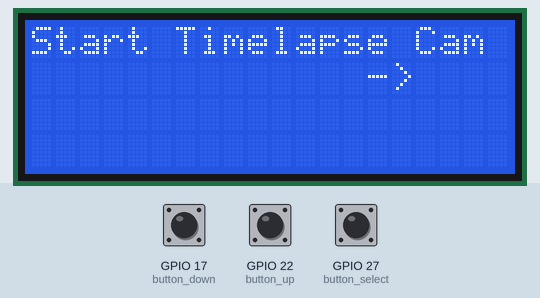
Simulated run of this program. Board: Raspberry Pi (BCM pin numbers). Shown: 20×4 character LCD. The test bench sets the inputs (shaded band); at power-on: GPIO 27 (button_select) HIGH, GPIO 22 (button_up) HIGH, GPIO 17 (button_down) HIGH. The clock reads 2024-03-15 10:24:30 at power-on unless the program sets it; the camera gives no picture and a still takes 0.5 s; what the program prints to the terminal is not drawn.

Above: at 3.3 s.
3.4 s: GPIO 27 (button_select) pulled LOW for 0.15 s
At 4.3 s:
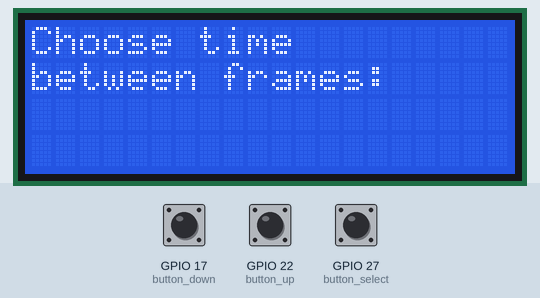
6.5 s: GPIO 22 (button_up) pulled LOW for 3.2 s
At 9.7 s:
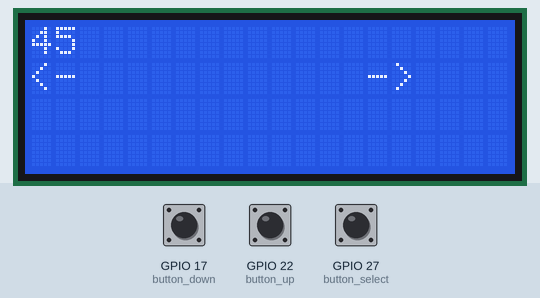
11.2 s: GPIO 27 (button_select) pulled LOW for 1 s
At 14.4 s:
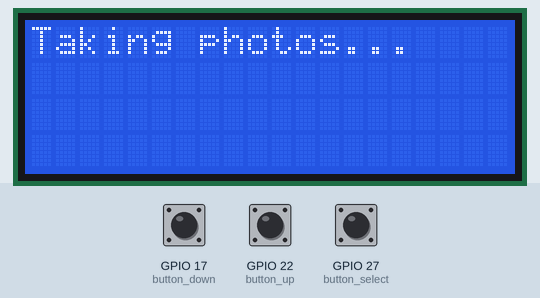
14.7 s: GPIO 27 (button_select) pulled LOW for 0.15 s
At 15.9 s:
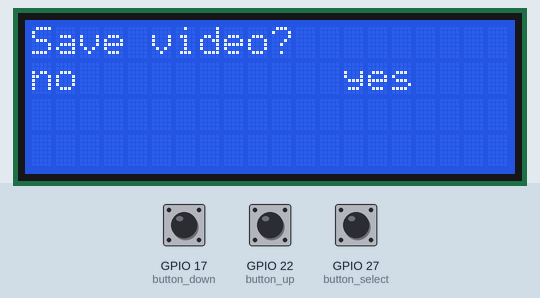
16.3 s: GPIO 22 (button_up) pulled LOW for 0.15 s
At 17.7 s:
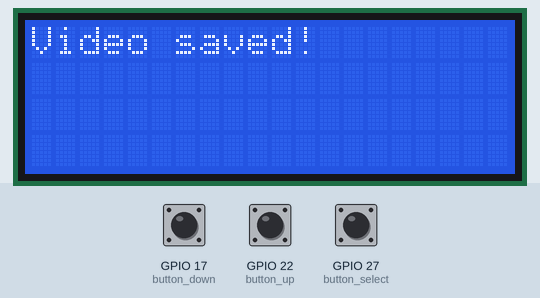
19.4 s: GPIO 17 (button_down) pulled LOW for 1 s
Timing chart, 0 to 22.4 s (numbered marks = the images above; inputs shaded):
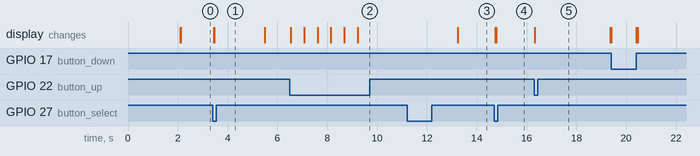

Measured:
- after the input at 3.4 s, the display: first changes at once (image 1 shows a later state)
- after the input at 6.5 s, the display: first changes at once (image 2 shows a later state)
- after the input at 11.2 s, the display: changes after 2.0 s (image 3)
- after the input at 14.7 s, the display: first changes at once (image 4 shows a later state)
- after the input at 16.3 s, the display: changes at once (image 5)

The program:

TimelapseProject.py
```python
from RPLCD.i2c import CharLCD
from time import sleep
from gpiozero import Button
from picamera2 import Picamera2
from datetime import datetime
import os
import time
import subprocess
import shutil

button_down = Button(17)
button_select = Button(27)
button_up = Button(22)

lcd = CharLCD('PCF8574', 0x3f)

lcd.write_string("Loading...")
sleep(2)
lcd.clear()

menu = ["Start Timelapse Cam", "      Help", "      Info"]
menuTime = ["5", "10", "15", "20", "25", "30", "45", "60", "120"]
key = 0
keyTime = 0


def show_info_on_lcd():
    lcd.clear()

    # Afișează data
    lcd.write_string(f"Date: 19.05.2025")
    sleep(2)

    # Afișează numele proiectului
    lcd.clear()
    lcd.write_string("Timelapse Cam")
    sleep(2)

    # Afișează persoanele implicate
    lcd.clear()
    lcd.cursor_pos = (0, 0)
    lcd.write_string("Created by:")
    lcd.cursor_pos = (1, 0)
    lcd.write_string("Maria & Stefan")
    sleep(3)

    lcd.clear()
    lcd.write_string("Have fun! :)")
    sleep(2)

    lcd.clear()


def createVideo(now):
    year = now.strftime("%Y")
    month_name = now.strftime("%B")
    day = now.strftime("%d")

    # Folderul cu poze
    photos_path = f"/home/raspberrypi/Timelapse_Cam/Photo/{year}/{month_name}/{day}"
    # Folderul unde salvezi video-ul
    video_path = f"/home/raspberrypi/Timelapse_Cam/Video/{year}/{month_name}/{day}"
    # Creează folderul pentru video dacă nu există
    os.makedirs(video_path, exist_ok=True)

    timestamp = datetime.now().strftime("%H-%M-%S")
    output_video = os.path.join(video_path, f"video {timestamp}.mp4")


    # Temporary directory to hold renamed images
    temp_dir = os.path.join(photos_path, "temp_ffmpeg")
    os.makedirs(temp_dir, exist_ok=True)

    # Get and sort all jpg files
    all_photos = sorted([
        f for f in os.listdir(photos_path)
        if f.lower().endswith(".jpg") and os.path.isfile(os.path.join(photos_path, f))
    ])

    print(f"Found {len(all_photos)} photos.")

    if not all_photos:
        print("❌ No photos found to process.")
        return

    # Copy and rename photos as image_00001.jpg, etc.
    for i, original_name in enumerate(all_photos):
        src = os.path.join(photos_path, original_name)
        dst = os.path.join(temp_dir, f"image_{i:05}.jpg")
        print(f"Copying {src} -> {dst}")
        shutil.copy2(src, dst)

    # FFmpeg command
    cmd = [
        "ffmpeg",
        "-y",
        "-framerate", "10",
        "-i", "image_%05d.jpg",
        "-c:v", "libx264",
        "-pix_fmt", "yuv420p",
        output_video
    ]

    print(f"Running FFmpeg in: {temp_dir}")
    subprocess.run(cmd, cwd=temp_dir)

    shutil.rmtree(temp_dir)
    print(f"✅ Video created: {output_video}")


picam2 = Picamera2()
picam2.start()
def TimelapseCam(interval):
    interval = float(interval)
    sleep(2)
    lcd.clear()
    lcd.write_string("Taking photos...")

    # Obține data curentă
    now = datetime.now()
    year = now.strftime("%Y")
    month_name = now.strftime("%B")
    day = now.strftime("%d")

    # Creează calea completă pentru salvare
    base_path = f"/home/raspberrypi/Timelapse_Cam/Photo/{year}/{month_name}/{day}"
    os.makedirs(base_path, exist_ok=True)
    ok = 0
    nr = 1
    while True:
        start_time = time.time()

        timestamp = datetime.now().strftime("%H-%M-%S")
        filename = os.path.join(base_path, f"image_{timestamp}.jpg")
        picam2.capture_file(filename)
        print(f"Captured {filename}")


        while time.time() - start_time < interval:
            if button_select.is_pressed:
                lcd.clear()
                lcd.write_string("Timelapse Cam stopped.")
                ok = 1
                break

        if ok == 1:
            break
        # Aici se poate modifica intervalul dintre poze
        # sleep(time)

    lcd.clear()
    lcd.clear()
    lcd.cursor_pos = (0, 0)
    lcd.write_string("Save video?")

    lcd.cursor_pos = (1, 0)
    lcd.write_string("no")

    lcd.cursor_pos = (1, 13)
    lcd.write_string("yes")
    while True:
        if button_up.is_pressed:
            lcd.clear()
            createVideo(now)
            lcd.write_string("Video saved!")
            sleep(3)
            return
        if button_down.is_pressed:
            lcd.clear()
            lcd.write_string("Video not saved!")
            return


def show_option(chosenMenu, chosenKey):
    lcd.clear()
    lcd.write_string(chosenMenu[chosenKey])
    lcd.cursor_pos = (1, 0)
    if chosenKey == 0:
        lcd.write_string("              ->")
    elif chosenKey == len(chosenMenu) - 1:
        lcd.write_string("<-              ")
    else:
        lcd.write_string("<-            ->")


def optionSelected():
    global key, keyTime

    if key == 0:
        lcd.clear()
        lcd.cursor_pos = (0, 0)
        lcd.write_string("Choose time")
        lcd.cursor_pos = (1, 0)
        lcd.write_string("between frames:")
        sleep(2)
        lcd.clear()
        show_option(menuTime, keyTime)
        while True:
            if button_down.is_pressed:
                print("Butonul <down> a fost apasat!")
                if keyTime > 0:
                    keyTime -= 1
                show_option(menuTime, keyTime)
                sleep(0.5)

            if button_select.is_pressed:
                TimelapseCam(menuTime[keyTime])
                return

            if button_up.is_pressed:
                print("Butonul <up> a fost apasat!")
                if keyTime < len(menuTime) - 1:
                    keyTime += 1
                show_option(menuTime, keyTime)
                sleep(0.5)

    if key == 1:
        lcd.clear()
        lcd.write_string("Navigate Menu")
        sleep(2)
        lcd.clear()
        lcd.write_string("Info Buttons:")
        lcd.cursor_pos = (1, 0)
        lcd.write_string("DOWN select UP")
        sleep(3)
        lcd.clear()
        lcd.write_string("When saving")
        lcd.cursor_pos = (1, 0)
        lcd.write_string("video:")
        sleep(3)
        lcd.clear()
        lcd.write_string("DOWN for no")
        lcd.cursor_pos = (1, 0)
        lcd.write_string("UP for yes")
        sleep(3)
        lcd.clear()
    if key == 2:
        show_info_on_lcd()


show_option(menu, key)
try:
    while True:
        if button_down.is_pressed:
            print("Butonul <down> a fost apasat!")
            if key > 0:
                key -= 1
            show_option(menu, key)
            sleep(0.5)

        if button_select.is_pressed:
            print("Butonul <select> a fost apasat!")
            lcd.clear()
            optionSelected()
            lcd.clear()
            show_option(menu, key)
            sleep(1)

        if button_up.is_pressed:
            print("Butonul <up> a fost apasat!")
            if key < len(menu) - 1:
                key += 1
            show_option(menu, key)
            sleep(0.5)

except KeyboardInterrupt:
    print("Program Stopped by user")
```
